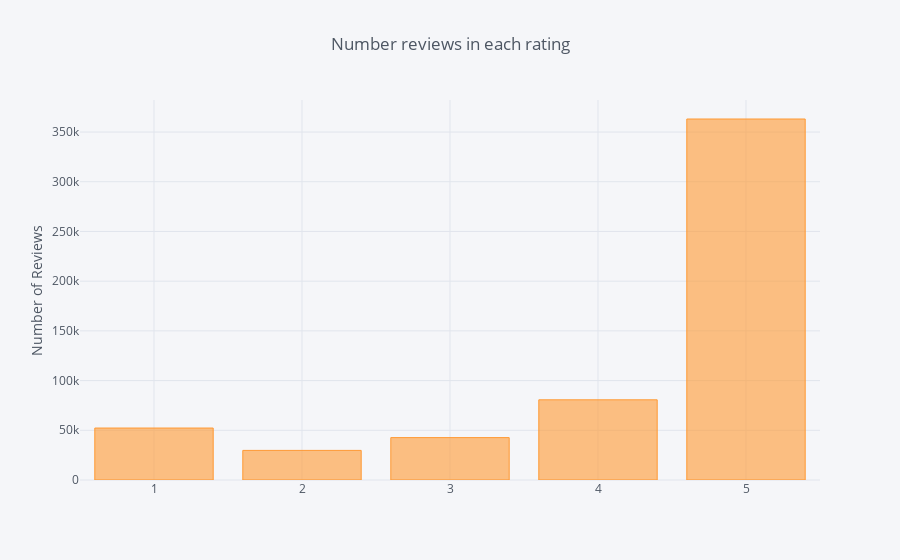

The code cell stored with this chart in its notebook:
### Code cell
df['Score'].value_counts().sort_values(ascending=False).iplot(kind='bar', yTitle='Number of Reviews', 
                                                                title='Number reviews in each rating')

### Figure 1 — Plotly figure (JSON) as saved in the notebook; plotly's stock layout.template omitted (floating-point values rounded to 4 significant figures)
{"data": [{"marker": {"color": "rgba(255, 153, 51, 0.6)", "line": {"color": "rgba(255, 153, 51, 1.0)", "width": 1}}, "name": "Score", "orientation": "v", "text": "", "type": "bar", "uid": "9a576d2e-9f6a-11e9-99f9-23d4e73ee07a", "x": [5, 4, 1, 3, 2], "y": [363122, 80655, 52268, 42640, 29769]}], "layout": {"legend": {"bgcolor": "#F5F6F9", "font": {"color": "#4D5663"}}, "paper_bgcolor": "#F5F6F9", "plot_bgcolor": "#F5F6F9", "title": "Number reviews in each rating", "titlefont": {"color": "#4D5663"}, "xaxis": {"gridcolor": "#E1E5ED", "showgrid": true, "tickfont": {"color": "#4D5663"}, "title": "", "titlefont": {"color": "#4D5663"}, "zerolinecolor": "#E1E5ED"}, "yaxis": {"gridcolor": "#E1E5ED", "showgrid": true, "tickfont": {"color": "#4D5663"}, "title": "Number of Reviews", "titlefont": {"color": "#4D5663"}, "zerolinecolor": "#E1E5ED"}}}
